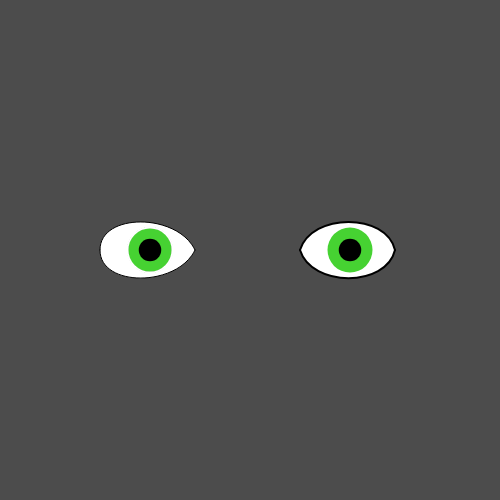
Frame 1 (no input)
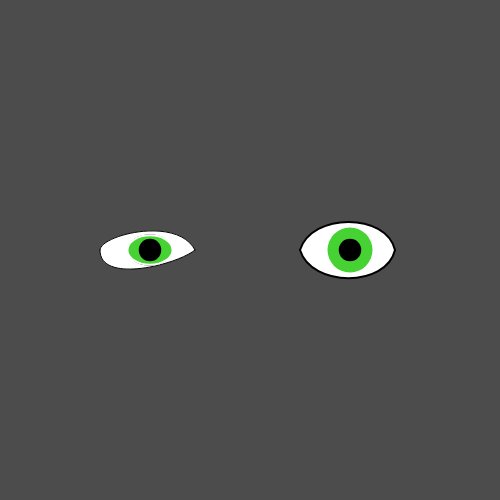
Frame 60 (no input)
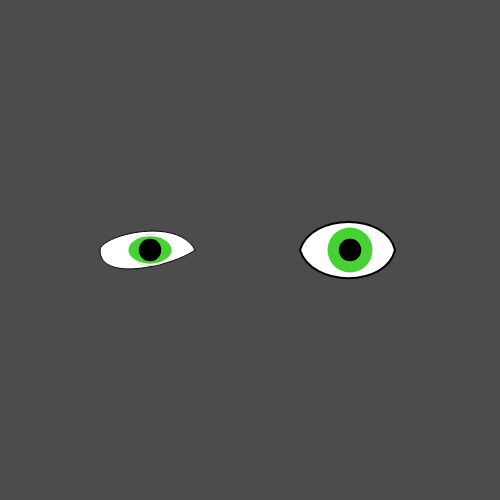
Frame 120 (the mouse pressed at the canvas centre since frame 60)

The p5.js sketch that drew these frames (run headless with seeded random() and noise() and a simulated clock; from frame 60 on, the mouse is pressed at the canvas centre):

// p5.js sketch
// ── sketch.js
/**
 * Challenge: refactor this code into functions
 * There are many more elegant ways of drawing these eyes, 
 * however this is intentially long winded 
 * for the purpose of refactoring code.
 * */
var eyeSize = 45;
var openSize = 0;
var bgGray = 76;

function setup() {
  createCanvas(500,500);
}

function draw() {
  background(bgGray);
  var eyeCenterX = width/2;
  var eyeCenterY = height/2;
  //left eye
  strokeWeight(1);
  stroke(0);
  fill(255);
  //top
  curve( 
  eyeCenterX-50, eyeCenterY+eyeSize*5-openSize*8,
  eyeCenterX-150, eyeCenterY,
  eyeCenterX-100+(eyeSize), eyeCenterY,
  eyeCenterX-(eyeSize), eyeCenterY-openSize+eyeSize*5);
  //bottom
  curve( 
  eyeCenterX-50, eyeCenterY-eyeSize*5+openSize,
  eyeCenterX-150, eyeCenterY,
  eyeCenterX-100+(eyeSize), eyeCenterY,
  eyeCenterX-eyeSize, eyeCenterY-eyeSize*5+openSize*8);
  //Iris
  fill(70,210,50);
  ellipse(eyeCenterX-100, eyeCenterY, eyeSize, eyeSize-openSize*0.85);
  //pupil
  fill(0);
  noStroke();
  ellipse(eyeCenterX-100, eyeCenterY, eyeSize/2,eyeSize/2);
  //mask
  noFill();
  strokeWeight(2);
  stroke(255);
  ellipse(eyeCenterX-100, eyeCenterY, eyeSize, eyeSize-openSize*0.90);
  
  
  
  //right eye
  stroke(0);
  fill(255);
  stroke(0);
  fill(255);
  //top
  curve( 
  eyeCenterX+75, eyeCenterY+eyeSize*5,
  eyeCenterX+50, eyeCenterY,
  eyeCenterX+100+(eyeSize), eyeCenterY,
  eyeCenterX+100+(eyeSize/14), eyeCenterY+eyeSize*5);
  //bottom curve
  curve( 
  eyeCenterX+75, eyeCenterY-eyeSize*5,
  eyeCenterX+50, eyeCenterY,
  eyeCenterX+100+(eyeSize), eyeCenterY,
  eyeCenterX+100+(eyeSize/14), eyeCenterY-eyeSize*5);
  
  //iris
  noStroke();
  fill(70,210,50);
  ellipse(eyeCenterX+100, eyeCenterY, eyeSize, eyeSize);
  //pupil
  fill(0);
  ellipse(eyeCenterX+100, eyeCenterY, eyeSize/2,eyeSize/2);
  
  openSize = abs(sin(radians(frameCount)))*20;
}
